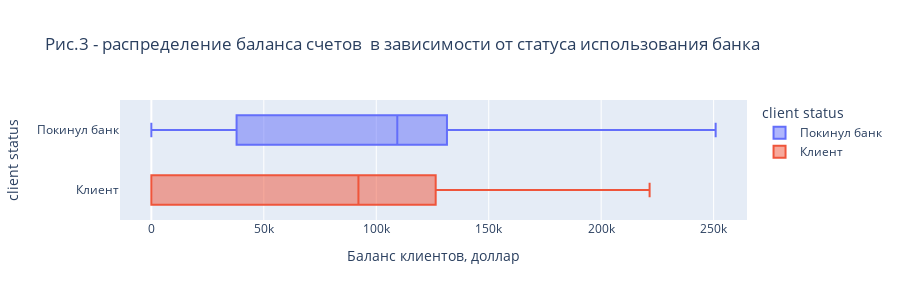

Notebook source saved alongside this figure:
### Markdown cell above
# Задание 9.3. 
---------- 
Посмотрите на распределение баланса клиента в разрезе признака оттока. Как различаются суммы на накопительном счёте ушедших и лояльных клиентов? Подумайте и напишите, с чем это может быть связано, что может не устраивать ушедших клиентов в банке.

### Code cell
#блочная диаграмма с помощью библиотеки Plotly
import plotly
import plotly.express as px
fig = px.box(
    data_frame = churn_df,
    x = 'Balance',
    y = 'client status',
    color = 'client status',
    height=300,
    width=900,
    title='Рис.3 - распределение баланса счетов \nв зависимости от статуса использования банка',
    labels=dict(Balance='Баланс клиентов, доллар'), 
)
fig.show()

#справочная информация (для отображения нужно стереть #)
#print('статистические показатели счета покинувших банк клиентов: ', churn_df[churn_df['Exited'] == 1]['Balance'].describe())

#print('бедные клиенты', churn_df[(churn_df['Exited'] == 1) & (churn_df['Balance'] < 10000)]['Balance'].describe())

#print('состоятельные клиенты', churn_df[(churn_df['Exited'] == 1) & (churn_df['Balance'] > 10000)]['Balance'].describe())

### Figure 1 — Plotly figure (JSON) as saved in the notebook; plotly's stock layout.template omitted (floating-point values rounded to 4 significant figures; data arrays with more than 128 entries replaced by an {"elided": "..."} marker saying what was removed)
{"data": [{"alignmentgroup": "True", "hovertemplate": "client status=%{y}<br>Баланс клиентов, доллар=%{x}<extra></extra>", "legendgroup": "Покинул банк", "marker": {"color": "#636efa"}, "name": "Покинул банк", "notched": false, "offsetgroup": "Покинул банк", "orientation": "h", "showlegend": true, "type": "box", "x": {"elided": "2037 float values"}, "x0": " ", "xaxis": "x", "y": {"elided": "2037 str values"}, "y0": " ", "yaxis": "y"}, {"alignmentgroup": "True", "hovertemplate": "client status=%{y}<br>Баланс клиентов, доллар=%{x}<extra></extra>", "legendgroup": "Клиент", "marker": {"color": "#EF553B"}, "name": "Клиент", "notched": false, "offsetgroup": "Клиент", "orientation": "h", "showlegend": true, "type": "box", "x": {"elided": "7963 float values"}, "x0": " ", "xaxis": "x", "y": {"elided": "7963 str values"}, "y0": " ", "yaxis": "y"}], "layout": {"boxmode": "overlay", "height": 300, "legend": {"title": {"text": "client status"}, "tracegroupgap": 0}, "title": {"text": "Рис.3 - распределение баланса счетов \nв зависимости от статуса использования банка"}, "width": 900, "xaxis": {"anchor": "y", "domain": [0, 1], "title": {"text": "Баланс клиентов, доллар"}}, "yaxis": {"anchor": "x", "categoryarray": ["Клиент", "Покинул банк"], "categoryorder": "array", "domain": [0, 1], "title": {"text": "client status"}}}}
